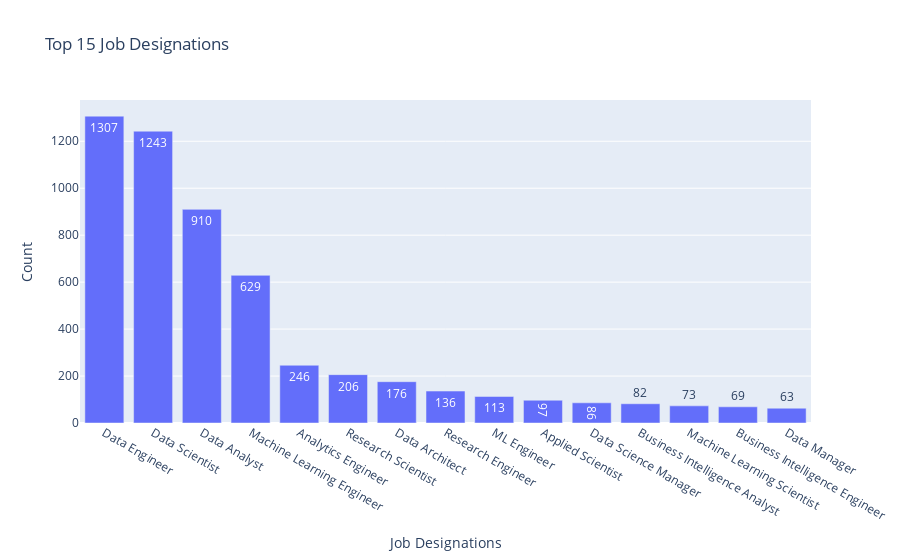

The notebook cell saved with this chart:
### Code cell
top15_job_titles = df['job_title'].value_counts()[:15]
fig = px.bar(y = top15_job_titles.values, x = top15_job_titles.index, 
            text = top15_job_titles.values, title = 'Top 15 Job Designations')
fig.update_layout(xaxis_title = "Job Designations", yaxis_title = "Count")
fig.show()

### Figure 1 — Plotly figure (JSON) as saved in the notebook; plotly's stock layout.template omitted (floating-point values rounded to 4 significant figures)
{"data": [{"alignmentgroup": "True", "hovertemplate": "x=%{x}<br>y=%{y}<br>text=%{text}<extra></extra>", "legendgroup": "", "marker": {"color": "#636efa", "pattern": {"shape": ""}}, "name": "", "offsetgroup": "", "orientation": "v", "showlegend": false, "text": [1307, 1243, 910, 629, 246, 206, 176, 136, 113, 97, 86, 82, 73, 69, 63], "textposition": "auto", "type": "bar", "x": ["Data Engineer", "Data Scientist", "Data Analyst", "Machine Learning Engineer", "Analytics Engineer", "Research Scientist", "Data Architect", "Research Engineer", "ML Engineer", "Applied Scientist", "Data Science Manager", "Business Intelligence Analyst", "Machine Learning Scientist", "Business Intelligence Engineer", "Data Manager"], "xaxis": "x", "y": [1307, 1243, 910, 629, 246, 206, 176, 136, 113, 97, 86, 82, 73, 69, 63], "yaxis": "y"}], "layout": {"barmode": "relative", "legend": {"tracegroupgap": 0}, "title": {"text": "Top 15 Job Designations"}, "xaxis": {"anchor": "y", "domain": [0, 1], "title": {"text": "Job Designations"}}, "yaxis": {"anchor": "x", "domain": [0, 1], "title": {"text": "Count"}}}}
